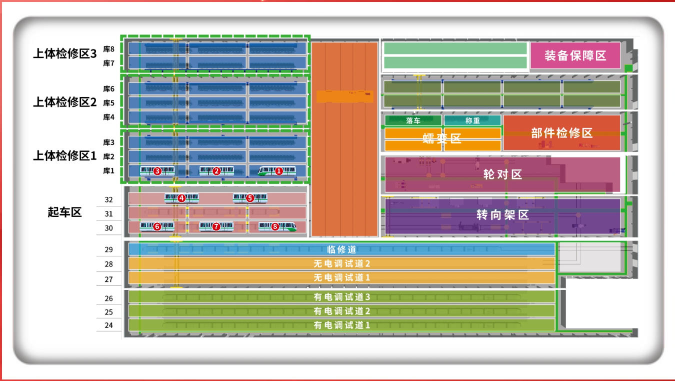
#> input picture 图片/列车模型/列车.jpg, 1349 x 761 px, found by its file name (shown at 1/2 size)
$ python cut_final.py
#> lines starting #> are read from the running program, lines starting #| are printed output that depends on the picture; after the words box and inside, x2 and y2 are one past the last pixel; in counts of white or black regions, pixels touching at a corner belong together
import cv2
import numpy as np
from PIL import Image
import os

img_pil = Image.open(r'F:\自开发程序\工厂建模\图片\列车模型\列车.jpg')
#> img_pil is the input picture: PIL image 1349x761 RGB; mean R, G, B 191.5, 184.9, 173.6
img = cv2.cvtColor(np.array(img_pil), cv2.COLOR_RGB2BGR)
gray = cv2.cvtColor(img, cv2.COLOR_BGR2GRAY)
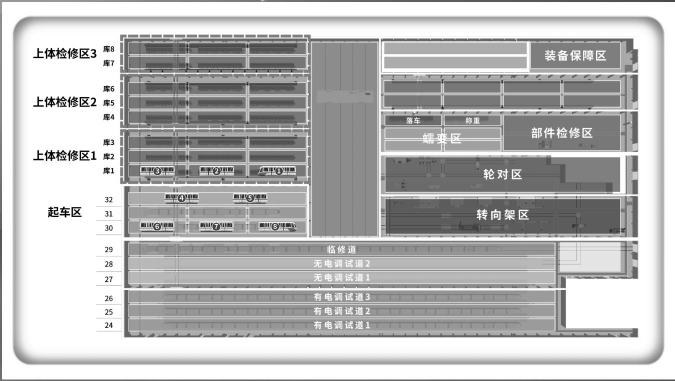
#> gray: shape (761, 1349) (shown at 1/2 size); min 0, max 255, mean 185.6
h, w = gray.shape
#> h = 761; w = 1349

_, bw = cv2.threshold(gray, 220, 255, cv2.THRESH_BINARY_INV)
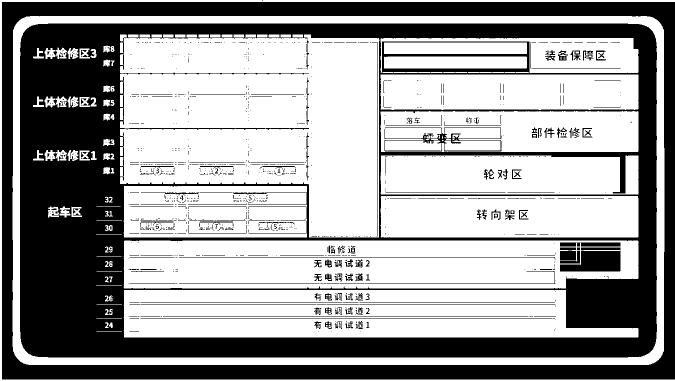
#> bw: shape (761, 1349) (shown at 1/2 size); 61.1% white; 1211 black regions (1002 under 20 px), largest, box (x1, y1, x2, y2) and area: (40, 47, 1314, 715) 262631, (4, 4, 1349, 759) 107381, (1120, 501, 1241, 543) 3830
kernel = np.ones((15, 15), np.uint8)
bw_dilated = cv2.dilate(bw, kernel, iterations=2)
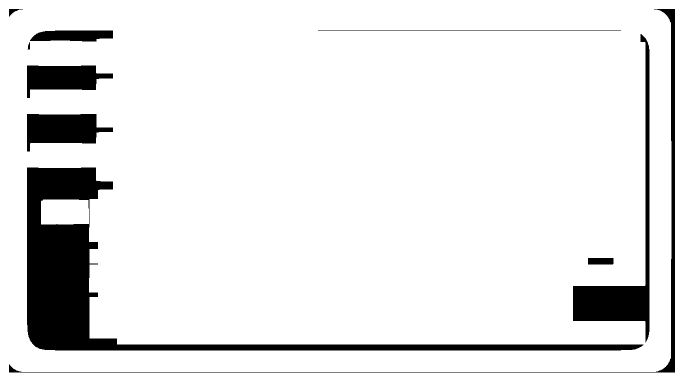
#> bw_dilated: shape (761, 1349) (shown at 1/2 size); 90.5% white; 10 black regions, largest, box (x1, y1, x2, y2) and area: (54, 335, 1287, 701) 56152, (1146, 68, 1299, 685) 15007, (54, 228, 226, 303) 8401

num_labels, labels, stats, centroids = cv2.connectedComponentsWithStats(bw_dilated, connectivity=8)
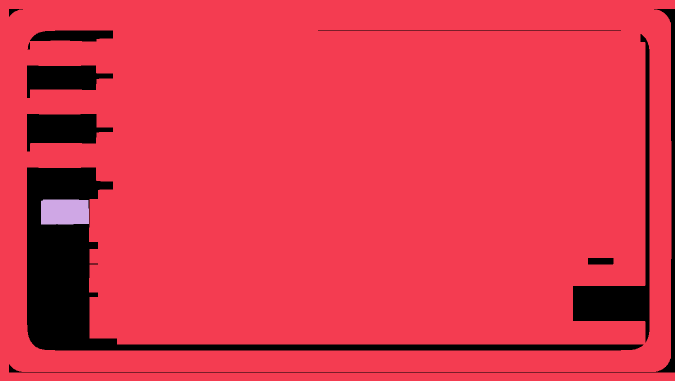
#> labels: shape (761, 1349) int32 (shown at 1/2 size); 3 distinct labels, from 0 to 2; one colour per label, 0 black
#> num_labels = 3; stats = [[18, 18, 1331, 727, 98015], [0, 0, 1349, 761, 923853], [82, 399, 96, 50, 4721]]; centroids = [[462.2, 475.9], [699.3, 369.6], [129, 423.5]]

components = []
for i in range(1, num_labels):
    x, y, w_c, h_c, area = stats[i]
    if area > 10000:
        components.append((i, x, y, w_c, h_c, area))
#> this loop made 2 passes
#> after the loop, components = [(1, 0, 0, 1349, 761, 923853)]

components.sort(key=lambda c: (c[2], c[1]))

print(f"形态学处理后连通区域 ({len(components)}个):")
#| 形态学处理后连通区域 (1个):
for idx, (i, x, y, w_c, h_c, area) in enumerate(components):
    print(f"  [{idx}] 位置({x},{y}) 大小{w_c}x{h_c} 面积{area}")
#> this loop made 1 pass
#|   [0] 位置(0,0) 大小1349x761 面积923853

train_regions = []
for i, x, y, w_c, h_c, area in components:
    if area > 100000:
        train_regions.append((x, y, w_c, h_c))
    elif 20000 < area < 100000 and w_c > 300:
        train_regions.append((x, y, w_c, h_c))
#> after the loop, train_regions = [(0, 0, 1349, 761)]

train_regions.sort(key=lambda r: (r[1], r[0]))

print(f"\n选定 {len(train_regions)} 个列车区域:")
#| 选定 1 个列车区域:
for i, (x, y, w_c, h_c) in enumerate(train_regions):
    print(f"  列车{i+1}: 位置({x},{y}) 大小{w_c}x{h_c}")
#> this loop made 1 pass
#|   列车1: 位置(0,0) 大小1349x761

debug_img = img.copy()
colors = [(0,0,255), (0,255,0), (255,0,0), (0,255,255), (255,0,255), (255,255,0), (128,0,255), (0,128,255)]
for i, (x, y, w_c, h_c) in enumerate(train_regions):
    c = colors[i % len(colors)]
    cv2.rectangle(debug_img, (x, y), (x + w_c, y + h_c), c, 3)
    cv2.putText(debug_img, f"{i+1}", (x + 10, y + 30), cv2.FONT_HERSHEY_SIMPLEX, 1.0, c, 2)
#> this loop made 1 pass
#> (x, y, w_c, h_c, c) on pass 1: (0, 0, 1349, 761, (0, 0, 255))
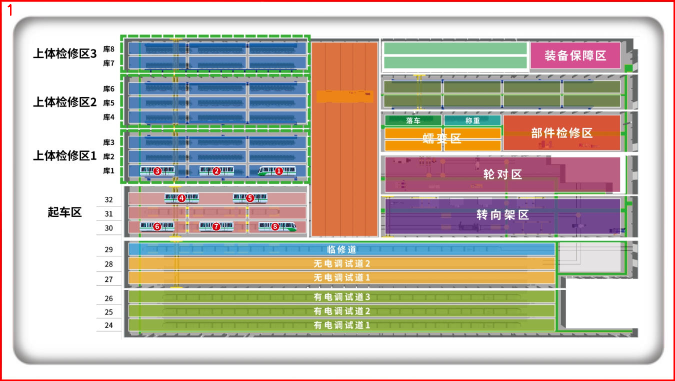
#> debug_img: shape (761, 1349, 3) (shown at 1/2 size); mean B, G, R 172.6, 184, 191.8

cv2.imwrite(r'F:\自开发程序\工厂建模\图片\列车模型\debug_final_boxes.png', debug_img)

if len(train_regions) >= 8:
    output_dir = r'F:\自开发程序\工厂建模\图片\列车模型\列车剪切'
    os.makedirs(output_dir, exist_ok=True)

    padding = 5
    for i, (x, y, w_box, h_box) in enumerate(train_regions[:8]):
        x1 = max(0, x - padding)
        y1 = max(0, y - padding)
        x2 = min(w, x + w_box + padding)
        y2 = min(h, y + h_box + padding)
        cropped = img_pil.crop((x1, y1, x2, y2))
        save_path = os.path.join(output_dir, f'列车_{i+1}.png')
        cropped.save(save_path)
        print(f"保存: 列车_{i+1}.png ({cropped.size[0]}x{cropped.size[1]})")
    print("\n8个列车图标剪切完成!")
else:
    print(f"\n只找到{len(train_regions)}个区域，不足8个，需要手动调整")
#| 只找到1个区域，不足8个，需要手动调整
